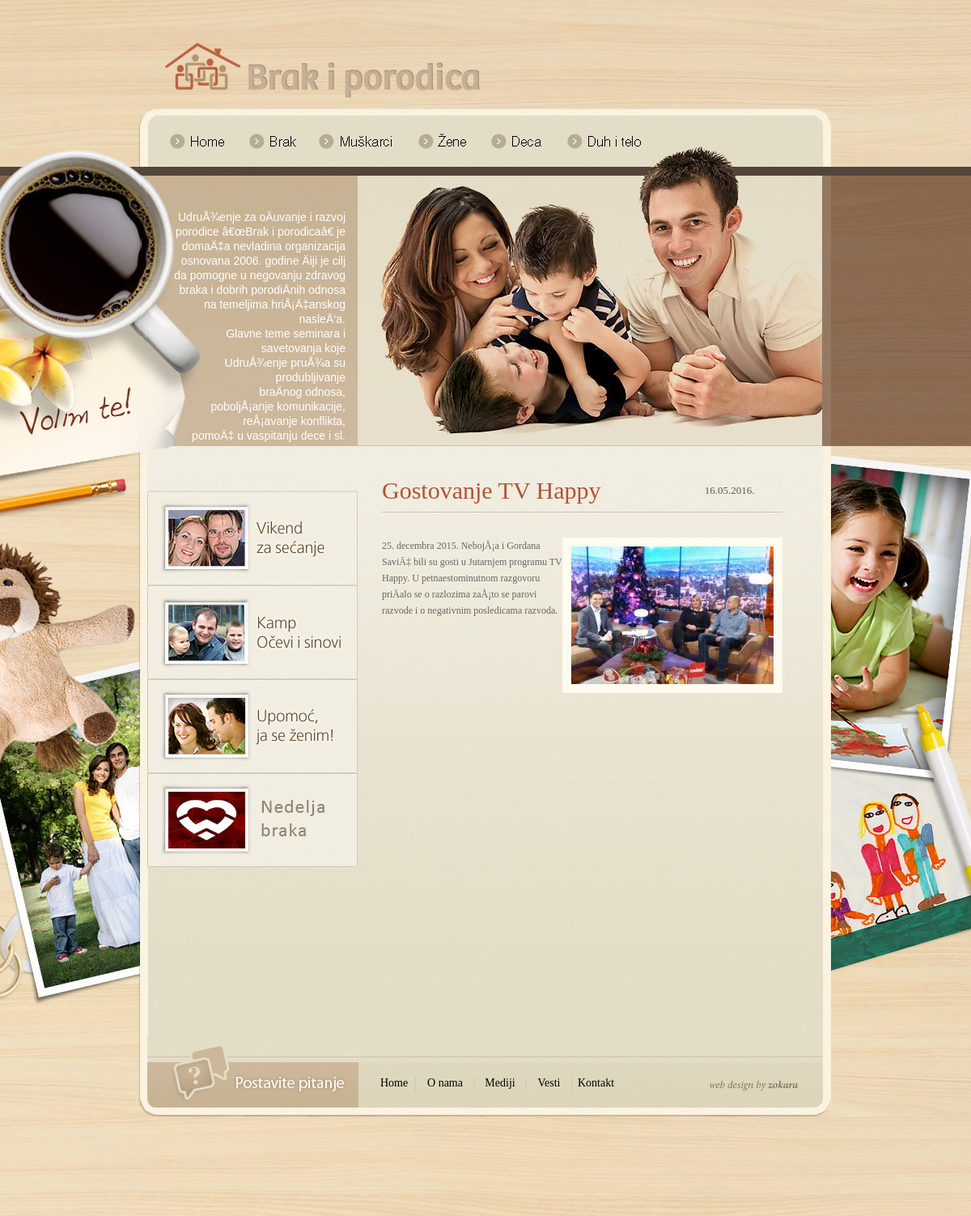
Page /tekst.php?id=221 on the committed database.
### tables this page shows
CREATE TABLE `uvodi` (
  `id` int(11) NOT NULL AUTO_INCREMENT,
  `grupa` int(11) NOT NULL DEFAULT '0',
  `naziv` varchar(50) DEFAULT NULL,
  `naslov` varchar(50) DEFAULT NULL,
  `tekst` text,
  `stamp_unosa` varchar(14) DEFAULT NULL,
  `stamp_izmene` varchar(14) DEFAULT NULL,
  PRIMARY KEY (`id`)
);

CREATE TABLE `clanci` (
  `id` int(11) NOT NULL AUTO_INCREMENT,
  `parent` int(11) NOT NULL DEFAULT '0',
  `naslov` varchar(255) DEFAULT NULL,
  `tekst_kratki` text,
  `tekst` text,
  `povezani1` tinyint(4) NOT NULL DEFAULT '0',
  `povezani2` tinyint(4) NOT NULL DEFAULT '0',
  `povezani3` tinyint(4) NOT NULL DEFAULT '0',
  `povezani4` tinyint(4) NOT NULL DEFAULT '0',
  `aktivno` tinyint(4) NOT NULL DEFAULT '0',
  `prioritet` tinyint(4) NOT NULL DEFAULT '0',
  `stamp_unosa` varchar(14) DEFAULT NULL,
  `stamp_izmene` varchar(14) DEFAULT NULL,
  PRIMARY KEY (`id`)
);

CREATE TABLE `slike` (
  `id` int(11) NOT NULL AUTO_INCREMENT,
  `id_objekta` int(11) DEFAULT NULL,
  `vrsta` varchar(30) DEFAULT NULL,
  `indeks` tinyint(4) NOT NULL DEFAULT '0',
  `naziv` varchar(50) DEFAULT NULL,
  `naziv_mala` varchar(50) DEFAULT NULL,
  `naziv_srednja` varchar(50) DEFAULT NULL,
  `ext` varchar(10) DEFAULT NULL,
  `sirina` varchar(10) DEFAULT NULL,
  `visina` varchar(10) DEFAULT NULL,
  `komentar` varchar(255) DEFAULT NULL,
  `stamp_unosa` varchar(14) DEFAULT NULL,
  PRIMARY KEY (`id`)
);

### tekst.php (the view, shortened to what the rows shown need)
<?php
include("include/aplikacija.h.php");
$id=$_REQUEST['id'];
$v=new clanak($id);
$podgrupa=$v->parent;
$q_g=new query("select parent from ".TAB_PODGRUPE." where id='".$podgrupa."'");
$grupa=$q_g->row[0];
appHeader($grupa,$podgrupa);
echo "
<table border='0' cellpadding='0' cellspacing='0' id='tabDetalji'>
  <tr>
    <td>
      <table width='100%' border='0' cellpadding='0' cellspacing='0' id='tabDetaljiNaslov'>
        <tr>
          <td class='tabDetaljiNaslovTdNaslov'>".$v->naslov."</td>
          <td class='tabDetaljiNaslovTdDatum'>".stampUDatum2($v->stamp_unosa)."</td>
        </tr>
      </table>
    </td>
  </tr>
  <tr>
    <td class='tabListaSep'></td>
  </tr>
  <tr>
    <td class='tabDetaljiSep2'>&nbsp;</td>
  </tr>
  <tr>
    <td class='tekst'>
";
if ($v->slike[1]->naziv) echo "<a href='".$v->slike[1]->path.$v->slike[1]->naziv."' class='galerija'><img src='".$v->slike[1]->path.$v->slike[1]->naziv_srednja."' width='".$v->slike[1]->srednja_sirina."' height='".$v->slike[1]->srednja_visina."' class='detaljiSlika' border='0' align='right' /></a>";
echo nl2br($v->tekst);
echo "</td>
  </tr>
  <tr>
    <td class='tabDetaljiSep2'>&nbsp;</td>
  </tr>
";
echo "
</table>
";
appFooter($grupa);
?>

### include/aplikacija.h.php (shortened to what the rows shown need)
<?php
if (!defined("Aplikacija_H_PHP")):
    function numUMesec($num)
    {
        if ($num == 1) $mesec = "Januar";
        else if ($num == 2) $mesec = "Februar";
        else if ($num == 3) $mesec = "Mart";
        else if ($num == 4) $mesec = "April";
        else if ($num == 5) $mesec = "Maj";
        return $mesec;
    }
    function numUDan($num)
    {
        if ($num == 1) $dan = "Ponedeljak";
        else if ($num == 2) $dan = "Utorak";
        else if ($num == 3) $dan = "Sreda";
        else if ($num == 4) $dan = "Cetvrtak";
        else if ($num == 5) $dan = "Petak";
        else if ($num == 6) $dan = "Subota";
        else $dan = "Nedelja";
        return $dan;
    }
    function stampUDatum2($stamp)
    {
        $num_dan_u_nedelji = date("w");
        $num_dan = $stamp[6] . $stamp[7];
        $num_mesec = $stamp[4] . $stamp[5];
        $num_godina = $stamp[0] . $stamp[1] . $stamp[2] . $stamp[3];
        $datum = $num_dan . "." . $num_mesec . "." . $num_godina . ".";
        return $datum;
    }
    class slika
    {
        function slika($vrsta, $id_objekta, $indeks)
        {
            $this->vrsta = $vrsta;
            if ($this->vrsta == SL_CLANAK) {
                $this->path = SL_CLANAK_PATH;
                $this->srednja_sirina = SL_CLANAK_SREDNJA_SIRINA;
                $this->srednja_visina = SL_CLANAK_SREDNJA_VISINA;
            } else if ($this->vrsta == SL_VEST) {
                $this->tip = SL_VEST_TIP;
                $this->max_sirina = SL_VEST_MAX_SIRINA;
                $this->max_visina = SL_VEST_MAX_VISINA;
                $this->min_sirina = SL_VEST_MIN_SIRINA;
                $this->min_visina = SL_VEST_MIN_VISINA;
                $this->default_naziv = SL_VEST_DEFAULT_NAZIV;
                $this->path = SL_VEST_PATH;
                $this->mala = SL_VEST_MALA;
                $this->mala_sirina = SL_VEST_MALA_SIRINA;
                $this->mala_visina = SL_VEST_MALA_VISINA;
                $this->srednja = SL_VEST_SREDNJA;
                $this->srednja_sirina = SL_VEST_SREDNJA_SIRINA;
                $this->srednja_visina = SL_VEST_SREDNJA_VISINA;
            } else if ($this->vrsta == SL_STRANICA) {
                $this->tip = SL_STRANICA_TIP;
                $this->max_sirina = SL_STRANICA_MAX_SIRINA;
                $this->max_visina = SL_STRANICA_MAX_VISINA;
                $this->min_sirina = SL_STRANICA_MIN_SIRINA;
                $this->min_visina = SL_STRANICA_MIN_VISINA;
                $this->default_naziv = SL_STRANICA_DEFAULT_NAZIV;
                $this->path = SL_STRANICA_PATH;
                $this->mala = SL_STRANICA_MALA;
                $this->mala_sirina = SL_STRANICA_MALA_SIRINA;
                $this->mala_visina = SL_STRANICA_MALA_VISINA;
                $this->srednja = SL_STRANICA_SREDNJA;
                $this->srednja_sirina = SL_STRANICA_SREDNJA_SIRINA;
                $this->srednja_visina = SL_STRANICA_SREDNJA_VISINA;
            }
            $query = "select * from " . TAB_SLIKE . " where vrsta='" . $vrsta . "' and id_objekta='" . $id_objekta . "' and indeks='" . $indeks . "'";
            $result = mysql_query($query);
            $rows = mysql_num_rows($result);
            if ($rows) {
                $row = mysql_fetch_array($result);
            }
        }
        function dodelaVrednosti($row)
        {
            $this->naziv = $row['naziv'];
            $this->naziv_srednja = $row['naziv_srednja'];
        }
    }
    class clanak
    {
        var $id;
        function clanak($id = 0)
        {
            $this->tabela = TAB_CLANCI;
            if ($id) {
                $query = "select * from " . $this->tabela . " where id='" . $id . "'";
                $result = mysql_query($query);
                $row = mysql_fetch_array($result);
            }
            $i = 1;
            while ($i <= MAX_SLIKA_PO_CLANKU) {
                $this->slike[$i] = new slika(SL_CLANAK, $this->id, $i);
                $i++;
            }
        }
        function dodelaVrednosti($row)
        {
            $this->id = $row['id'];
            $this->naslov = stripslashes($row['naslov']);
            $this->tekst = stripslashes($row['tekst']);
            $this->stamp_unosa = $row['stamp_unosa'];
        }
    }
    class uvod
    {
        function uvod($grupa = 0)
        {
            $this->tabela = TAB_UVODI;
            $query = "select * from " . $this->tabela . " where grupa='" . $grupa . "'";
            $result = mysql_query($query);
            $row = mysql_fetch_array($result);
        }
        function dodelaVrednosti($row)
        {
            $this->tekst = stripslashes($row['tekst']);
        }
    }
    function appHeader($grupa = 0, $podgrupa = 0, $naslov = "", $meta_description = "", $meta_keywords = "")
    {
        $uvod = new uvod($grupa);
        if (!$uvod->naziv) $uvod = new uvod(0);
        ?>
        <!DOCTYPE html PUBLIC "-//W3C//DTD XHTML 1.0 Transitional//EN"
                "http://www.w3.org/TR/xhtml1/DTD/xhtml1-transitional.dtd">
        <html xmlns="http://www.w3.org/1999/xhtml">
        <head>
            <link href="include/style.css" rel="stylesheet" type="text/css"/>
            <link href="include/lightbox.css" rel="stylesheet" type="text/css"/>
        </head>
        <body>
        <table width="100%" border="0" cellpadding="0" cellspacing="0" id="tabGlavna">
        <tr>
            <td id="bg_sredina_1_4">
                <table border="0" cellpadding="0" cellspacing="0" id="tabHeader">
                    <tr>
                        <td width="260" height="334">
                            <div id="divUvod"><?php echo nl2br($uvod->tekst); ?></div>
                        </td>
                    </tr>
                </table>
            </td>
        </tr>
        <tr>
        <td id="bg_sredina_1_5"><table width="100%" border="0" cellpadding="0" cellspacing="0" id="tabCentralna">
        <tr>
        <td valign="top">
        <div id="divSadrzaj">
        <?php
    }
    function appFooter($grupa = 0)
    {
        ?>
        </div>
        </td>
        </tr>
        </table></td>
        </tr>
        </table>
        </body>
        </html>
        <?php
    }
endif;
?>

### rows in the picture
uvodi: tekst "UdruÅ¾enje za oÄuvanje i razvoj porodice â€œBrak i porodicaâ€ je domaÄ‡a nevladina organizacija osnovana 2006. godine Äiji je cilj da pomogne u negovanju zdravog braka i dobrih porodiÄnih odnosa na temeljima hriÅ¡Ä‡anskog nasleÄ‘a. Glavne teme seminara i savetovanja koje UdruÅ¾enje pruÅ¾a su produbljivanje braÄnog odnosa, poboljÅ¡anje komunikacije, reÅ¡avanje konflikta, pomoÄ‡ u vaspitanju dece i sl."
clanci: naslov "Gostovanje TV Happy", stamp_unosa "16.05.2016.", tekst "25. decembra 2015. NebojÅ¡a i Gordana SaviÄ‡ bili su gosti u Jutarnjem programu TV Happy. U petnaestominutnom razgovoru priÄalo se o razlozima zaÅ¡to se parovi razvode i o negativnim posledicama razvoda."
slike: naziv_srednja (picture)
